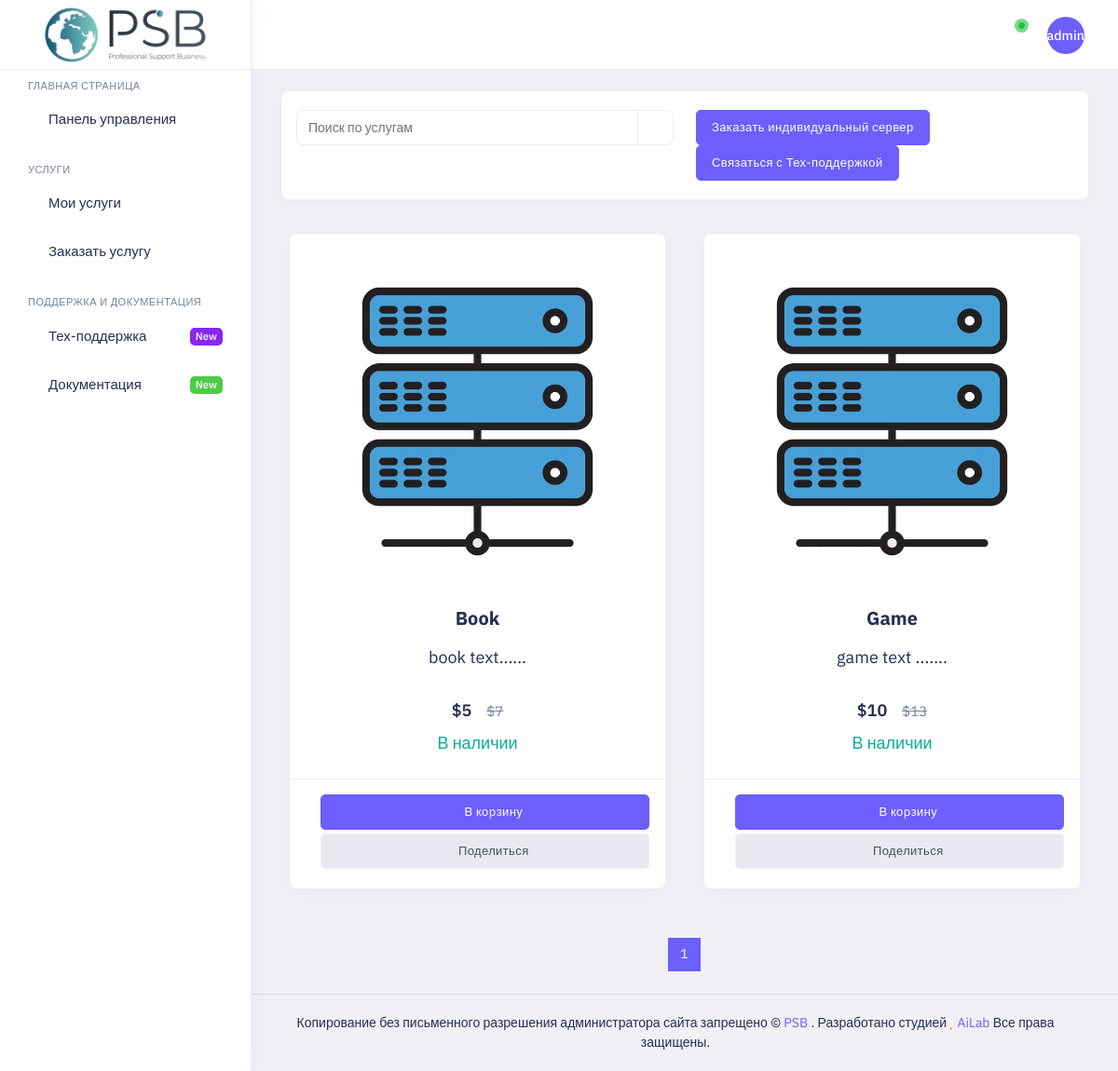
/shop/ (signed in), run on the app's committed database.
### shop/models.py (models this page shows, shortened)
class Product(models.Model):
    title = models.CharField(verbose_name='Наименование товара', max_length=100)
    configurations = models.TextField(verbose_name='Описание конфигурации')
    price = models.IntegerField(verbose_name='Цена')
    total = models.IntegerField(verbose_name='Старая цена', blank=True)
    count = models.BooleanField(verbose_name='В наличии')
    class Meta:
        verbose_name = 'Товары'
        verbose_name_plural = 'Товар'

### shop/views.py (the view)
# urls.py: path('shop/', views.Shops.as_view(), name="shop"),
class Shops(LoginRequiredMixin, ListView):
    login_url = '/accounts/login/'
    template_name = 'pages/shop.html'
    model = Product
    context_object_name = 'product'
    paginate_by = 8

### cart/cart.py (called while the page is built)
    def __len__(self):
        return sum(item['quantity'] for item in self.cart.values())

### cart/context_processors.py (called while the page is built)
def cart(request):
    return {'cart': Cart(request)}

### templates/pages/shop.html (shortened to what this page needs)
{% extends 'layout/index.html' %}
{% block content %}
    <div class="main-content app-content mt-0" xmlns="http://www.w3.org/1999/html">
        <div class="side-app">
            <div class="main-container container-fluid">
                <div class="page-header">
                    <h1 class="page-title">Магазин услуг</h1>
                    <div>
                        <ol class="breadcrumb">
                            <li class="breadcrumb-item"><a href="javascript:void(0)">Главная</a></li>
                            <li class="breadcrumb-item active" aria-current="page">Заказать услугу</li>
                        </ol>
                    </div>
                </div>
                <div class="row row-cards">
                    <div class="col-xl-12 col-lg-12">
                        <div class="row">
                            <div class="col-xl-12">
                                <div class="card p-0">
                                    <div class="card-body p-4">
                                        <div class="row">
                                            <div class="col-xl-5 col-lg-6 col-md-5 col-sm-6">
                                                <div class="input-group d-flex w-100 float-start my-1">
                                                    <input type="text" class="form-control" placeholder="Поиск по услугам">
                                                    <button class="btn input-group-text bg-transparent text-muted">
                                                        <i class="fa fa-search fs-16" aria-hidden="true"></i>
                                                    </button>
                                                </div>
                                            </div>
                                            <div class="col-xl-7 col-lg-6 col-md-7 col-sm-6">
                                                <div class="float-sm-end float-none my-1">
                                                    <a href="#" class="btn btn-primary me-2">Заказать индивидуальный сервер</a>
                                                    <a href="#" class="btn btn-primary">Связаться с Тех-поддержкой</a>
                                                </div>
                                            </div>
                                        </div>
                                    </div>
                                </div>
                            </div>
                        </div>
                        <div class="tab-content">
                            <div class="tab-pane active" id="tab-11">
                                <div class="row">
                                    {% for serv in page_obj %}
                                        <div class="col-sm-6 col-md-6 col-xl-3 alert">
                                            <div class="card">
                                                <div class="product-grid6">
                                                    <div class="product-image6 p-5">
                                                        <a href="#" >
                                                            <img class="img-fluid br-7 w-100" src="/static/assets/images/media/server.png" alt="img">
                                                        </a>
                                                    </div>
                                                    <div class="card-body pt-0">
                                                        <div class="product-content text-center">
                                                            <h1 class="title fw-bold fs-20"><a href="#">{{ serv.title }}</a></h1>
                                                            <p class="text fs-18">{{ serv.configurations }}</p>
                                                            <div class="mb-2 text-warning">
                                                                <i class="fa fa-star text-warning"></i>
                                                                <i class="fa fa-star text-warning"></i>
                                                                <i class="fa fa-star text-warning"></i>
                                                                <i class="fa fa-star-half-o text-warning"></i>
                                                                <i class="fa fa-star-o text-warning"></i>
                                                            </div>
                                                            <div class="price mb-2">${{ serv.price }}<span class="ms-4">${{ serv.total }}</span></div>
                                                            <span class="text-success fs-18 fw-semibold">В наличии</span>
                                                        </div>
                                                    </div>
                                                    <div class="card-footer text-center">
                                                        <form action="{% url "cart:cart_add" serv.id %}" method="post">
                                                            <button type="submit" class="btn btn-primary mx-2 mb-1 w-sm"><i class="fe fe-shopping-cart me-2"></i>В коpзину</button>
                                                            <a href="javascript:void(0)" class="btn btn-light mx-2 mb-1 w-sm"><i class="fe fe-share-2 me-2 text-dark"></i>Поделиться</a>
                                                        </form>
                                                    </div>
                                                </div>
                                            </div>
                                        </div>
                                    {% endfor %}
                                </div>
                                <div class="mb-5">
                                    <div class="center">
                                        <ul class="pagination justify-content-center">
                                            {% for i in page_obj.paginator.page_range %}
                                                {% if page_obj.number == i %}
                                                    <li class="page-item active"><a class="page-link" href="?page={{ i }}">{{ i }}</a></li>
                                                {% elif i >= page_obj.number|add:-2 and i <= page_obj.number|add:2 %}
                                                    <li class="page-item"><a class="page-link" href="?page={{ i }}">{{ i }}</a></li>
                                                {% endif %}
                                            {% endfor %}
                                        </ul>
                                    </div>
                                </div>
                            </div>
                        </div>
                    </div>
                </div>
            </div>
        </div>
    </div>
{% endblock %}

### templates/layout/index.html (shortened to what this page needs)
<!doctype html>
<html lang="en" dir="ltr">
<head>
    <link id="style" href="/static/assets/plugins/bootstrap/css/bootstrap.min.css" rel="stylesheet" />
    <link href="/static/assets/css/style.css" rel="stylesheet" />
    <link href="/static/assets/css/dark-style.css" rel="stylesheet" />
    <link href="/static/assets/css/transparent-style.css" rel="stylesheet">
    <link href="/static/assets/css/skin-modes.css" rel="stylesheet" />
    <link href="/static/assets/css/icons.css" rel="stylesheet" />
    <link id="theme" rel="stylesheet" type="text/css" media="all" href="/static/assets/colors/color1.css" />
</head>
<body class="app sidebar-mini ltr light-mode">
<div class="page">
    <div class="page-main">
        <div class="app-header header sticky">
            <div class="container-fluid main-container">
                <div class="d-flex">
                    <a aria-label="Hide Sidebar" class="app-sidebar__toggle" data-bs-toggle="sidebar" href="javascript:void(0)"></a>
                    <div class="d-flex order-lg-2 ms-auto header-right-icons">
                        <div class="navbar navbar-collapse responsive-navbar p-0">
                            <div class="collapse navbar-collapse" id="navbarSupportedContent-4">
                                <div class="d-flex order-lg-2">
                                    <div class="dropdown d-flex">
                                        <a class="nav-link icon full-screen-link nav-link-bg">
                                            <i class="fe fe-minimize fullscreen-button"></i>
                                        </a>
                                    </div>
                                    <div class="dropdown  d-flex notifications">
                                        <a class="nav-link icon" data-bs-toggle="dropdown"><i
                                                class="fe fe-bell"></i><span class=" pulse"></span>
                                        </a>
                                    </div>
                                    <div class="dropdown d-flex profile-1">
                                        <a href="javascript:void(0)" data-bs-toggle="dropdown" class="nav-link leading-none d-flex"><span class="avatar avatar-md brround bg-primary">{{ request.user.username|truncatechars:5 }}</span>
                                        </a>
                                    </div>
                                </div>
                            </div>
                        </div>
                    </div>
                </div>
            </div>
        </div>
        <div class="sticky">
            <div class="app-sidebar">
                <div class="side-header">
                    <a class="header-brand1" href="{% url 'shop:index' %}">
                        <img src="/static/assets/images/logo.png" class="header-brand-img light-logo1"
                             alt="logo">
                    </a>
                </div>
                <div class="main-sidemenu">
                    <ul class="side-menu">
                        <li class="sub-category">
                            <h3>Главная страница</h3>
                        </li>
                        <li class="slide">
                            <a class="side-menu__item has-link" data-bs-toggle="slide" href="{% url 'shop:index' %}"><span
                                    class="side-menu__label">Панель управления</span></a>
                        </li>
                        <li class="sub-category">
                            <h3>Услуги</h3>
                        </li>
                        <li class="slide">
                            <a class="side-menu__item" data-bs-toggle="slide" href="javascript:void(0)">
                                <i class="side-menu__icon fe fe-shopping-bag"></i>
                                <span class="side-menu__label">Мои услуги</span>
                                <i class="angle fe fe-chevron-right"></i></a>
                        </li>
                        <li class="slide">
                            <a class="side-menu__item has-link" data-bs-toggle="slide" href="{% url 'shop:shop' %}"><i
                                    class="side-menu__icon fe fe-shopping-cart"></i><span
                                    class="side-menu__label">Заказать услугу</span>
                            </a>
                        </li>
                        <li class="sub-category">
                            <h3>Поддержка и документация</h3>
                        </li>
                        <li class="slide">
                            <a class="side-menu__item has-link" href="{% url 'shop:support' %}"><i
                                    class="side-menu__icon fe fe-zap"></i><span
                                    class="side-menu__label">Тех-поддержка</span><span class="badge bg-purple br-5 side-badge blink-text pb-1">New</span></a>
                        </li>
                        <li class="slide">
                            <a class="side-menu__item has-link" href="#"><i
                                    class="side-menu__icon fe fe-file-text"></i><span
                                    class="side-menu__label">Документация</span><span class="badge bg-green br-5 side-badge blink-text pb-1">New</span></a>
                        </li>
                    </ul>
                </div>
            </div>
        </div>
        {% block content %}
        {% endblock %}
    </div>
    <footer class="footer">
        <div class="container">
            <div class="row align-items-center flex-row-reverse">
                <div class="col-md-12 col-sm-12 text-center">
                    Копирование без письменного разрешения администратора сайта запрещено © <a href="javascript:void(0)">PSB</a> . Разработано студией <span
                        class="fa fa-heart text-danger"></span> <a href="javascript:void(0)"> AiLab </a> Все права защищены.
                </div>
            </div>
        </div>
    </footer>
</div>
</body>
</html>

### static/assets/colors/color1.css (style rules this page uses)
a { color: var(--primary-bg-color); }
.bg-primary { background: var(--primary-bg-color) !important; }
.btn-primary { color: #fff !important; background: var(--primary-bg-color) !important; border-color: var(--primary-bg-color) !important; }
.page-item.active .page-link { color: #fff; background-color: var(--primary-bg-color); border-color: var(--primary-bg-color); }
.breadcrumb-item.active { color: #f5f3f9; }
.footer a:not(.btn) { color: var(--primary-bg-color); }
.avatar { background: var(--primary02) no-repeat center/cover; }
.tab-content i, .tabs-menu2 ul li .active { color: var(--primary-bg-color); }
.tab-content .btn i { color: #fff; }

### data on the page
Product: title "Book", configurations "book text......", price "5", total "7"
Product: title "Game", configurations "game text .......", price "10", total "13"

### other printed values
{{ request.user.username|truncatechars:5 }} "admin"
{{ i }} "1"
